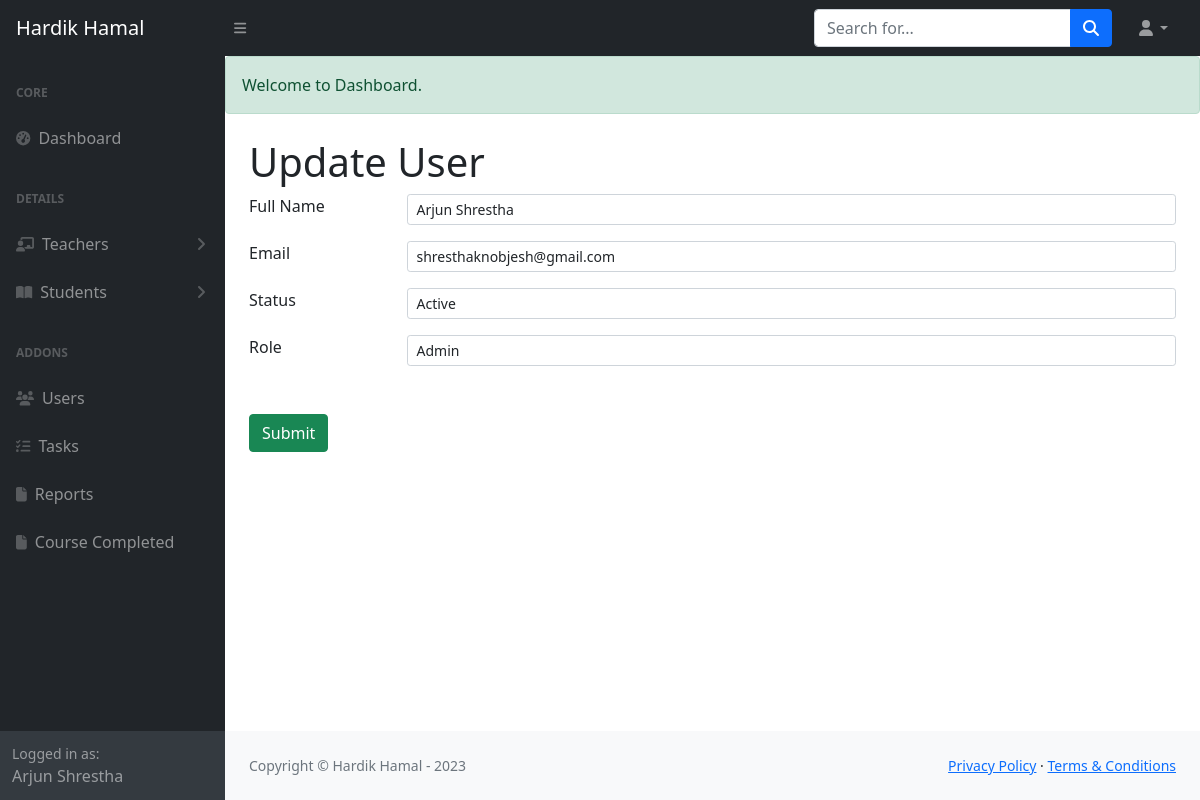
/admin/userupdate.php?id=8 (signed in), run on the app's committed database.
### tables this page shows
CREATE TABLE `users` (
  `id` int(11) NOT NULL,
  `fname` varchar(100) NOT NULL,
  `email` varchar(100) NOT NULL,
  `password` varchar(100) NOT NULL,
  `status` enum('active','inactive') DEFAULT 'inactive',
  `role` enum('admin','user') DEFAULT 'user',
  `created_at` datetime DEFAULT current_timestamp(),
  `updated_at` datetime DEFAULT NULL ON UPDATE current_timestamp()
);

### admin/userupdate.php (the view, shortened to what this page needs)
<?php
    require_once 'inc/header.php';
    require_once 'inc/topbar.php';
    require_once 'inc/sidebar.php';
?>
            <div id="layoutSidenav_content">
                <main>
                <?php echo flash();
                ?>
                    <div class="container-fluid px-4">
                        <h1 class="mt-4">Update User</h1>
                        <?php
                            if(isset($_GET,$_GET['id']) && !empty($_GET['id'])){
                                $id = $_GET['id'];
                                $sql = "SELECT * FROM users WHERE id = '$id'";
                                $result = mysqli_query($conn, $sql);
                                $rows = mysqli_fetch_assoc($result);
                            }
                        if(isset($_GET,$_GET['cng']) && $_GET['cng'] == 'new'){
                            ?>
                            <form action="process/userupdate.php" method="post" class="form">
                            <div class="row">
                                <div class="col-md-2">Full Name</div>
                                <div class="col-md-10"><input type="text" value="<?php echo $rows['fname'] ?>" required name="fname" class="form-control form-control-sm"></div>
                                <div class="col-md-2 mt-3">Email</div>
                                <div class="col-md-10 mt-3"><input type="email" value="<?php echo $rows['email'] ?>" required name="email" class="form-control form-control-sm"></div>
                                <div class="col-md-2">
                                    <input type="hidden" name="id" value="<?php echo $rows['id'] ?>">
                                    <input type="hidden" name="status" value="<?php echo $rows['status'] ?>">
                                    <input type="hidden" name="role" value="<?php echo $rows['role'] ?>">
                                    <button class="btn btn-success mt-5">Submit</button>
                                </div>
                            </div>
                        </form>
                            <?php
                        }else {
                            ?>
                            <form action="process/userupdate.php" method="post" class="form">
                            <div class="row">
                                <div class="col-md-2">Full Name</div>
                                <div class="col-md-10"><input type="text" value="<?php echo $rows['fname'] ?>" required name="fname" class="form-control form-control-sm"></div>
                                <div class="col-md-2 mt-3">Email</div>
                                <div class="col-md-10 mt-3"><input type="email" value="<?php echo $rows['email'] ?>" required name="email" class="form-control form-control-sm"></div>
                                <div class="col-md-2 mt-3">Status</div>
                                <div class="col-md-10 mt-3">
                                    <select name="status" id="" class="form-control form-control-sm">
                                        <option value="active" <?php echo $rows['status'] == 'active' ? 'selected' : '' ?>>Active</option>
                                    </select>
                                </div>
                                <div class="col-md-2 mt-3">Role</div>
                                <div class="col-md-10 mt-3">
                                    <select name="role" id="" class="form-control form-control-sm">
                                        <option value="admin" <?php echo $rows['role'] == 'admin' ? 'selected' : '' ?>>Admin</option>
                                    </select>
                                </div>
                                <div class="col-md-2">
                                    <button class="btn btn-success mt-5">Submit</button>
                                </div>
                            </div>
                        </form>
                            <?php
                        }
                        ?>
                    </div>
                </main>
<?php
    require_once 'inc/footer.php';
?>

### data on the page
users: fname "Arjun Shrestha", email "shresthaknobjesh@gmail.com", status "Active", role "Admin"

### other printed values
$_SESSION['fname'] "Arjun Shrestha"
$_SESSION['success'] "Welcome to Dashboard."
